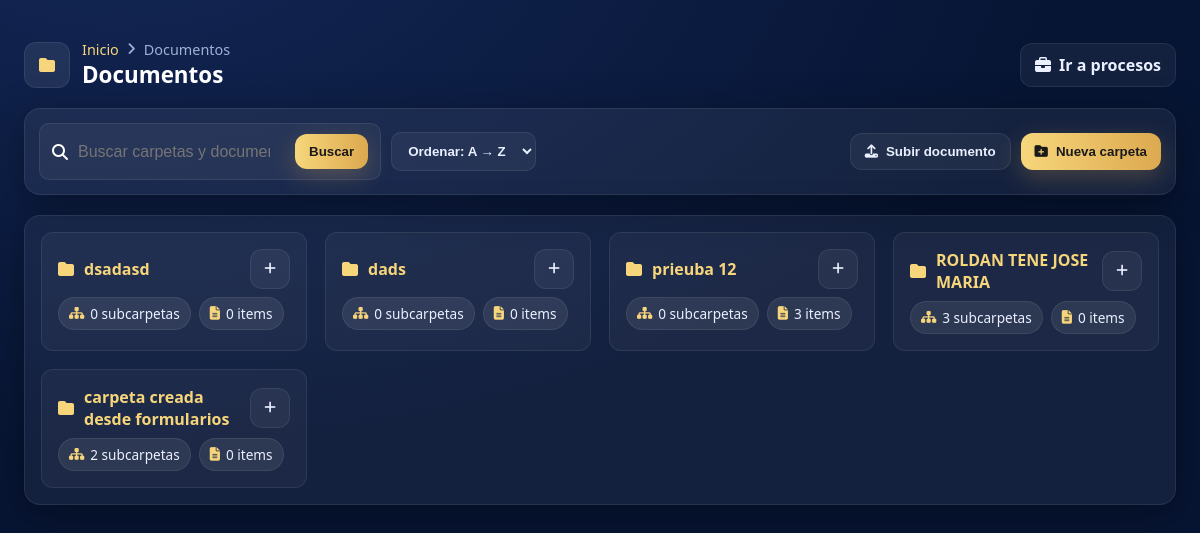
Page /procesos/documentos/ (signed in) on the committed database.
### procesos/models.py (models this page shows, shortened)
class CarpetaProceso(models.Model):
    nombre = models.CharField(max_length=200)
    padre = models.ForeignKey(
        "self",
        null=True,
        blank=True,
        related_name="hijas",
        on_delete=models.CASCADE,
    )
    orden = models.PositiveIntegerField(default=1)
    es_documento = models.BooleanField(default=False)
    class Meta:
        ordering = ["orden", "nombre"]

### procesos/views.py (the view)
# urls.py: path("documentos/", views.DocumentosListView.as_view(), name="documentos_lista"),
class DocumentosListView(LoginRequiredMixin, ListView):
    model = CarpetaProceso
    template_name = "procesos/listado_documentos.html"
    context_object_name = "raiz"
    def get_queryset(self):
        return (
            CarpetaProceso.objects
            .filter(padre__isnull=True, es_documento=True)
            .exclude(nombre__iexact="Documentos")      # <-- oculta el contenedor si existe
            .annotate(cant_subs=Count("hijas", distinct=True),
                      cant_procesos=Count("procesos", distinct=True))
            .order_by("orden", "nombre")
        )
    def get_context_data(self, **kwargs):
        ctx = super().get_context_data(**kwargs)
        ctx["modo"] = "documentos"
        return ctx

### templates/procesos/listado_documentos.html (shortened to what this page needs)
{% extends "base.html" %}
{% block content %}
<link rel="stylesheet" href="https://cdnjs.cloudflare.com/ajax/libs/font-awesome/6.5.1/css/all.min.css"/>
<div class="wrap">
  <div class="hdr">
    <div class="titlebox">
      <div class="title-ico"><i class="fa fa-folder"></i></div>
      <div>
        <div class="crumbs">
          <a href="{% url 'dashboard' %}">Inicio</a> <i class="fa fa-angle-right"></i> <span>Documentos</span>
        </div>
        <h2 class="title">Documentos</h2>
      </div>
    </div>
    <a class="btn" href="{% url 'procesos:lista' %}"><i class="fa fa-briefcase"></i> Ir a procesos</a>
  </div>
  <div class="toolbar">
      <div style="display:flex;gap:10px;align-items:center;flex-wrap:wrap;">
        <form class="search" action="{% url 'procesos:documentos_buscar' %}" method="get"
              onsubmit="return !!this.q.value.trim();">
          <i class="fa fa-search"></i>
          <input
            type="search"
            name="q"
            placeholder="Buscar carpetas y documentos…"
            oninput="filterCards(this.value)"
            aria-label="Buscar carpetas y documentos"
            required
          >
          <button class="btn primary" type="submit">Buscar</button>
        </form>
        <select class="select" id="orderSelect" onchange="orderCards(this.value)">
          <option value="az">Ordenar: A → Z</option>
        </select>
      </div>
      <div style="display:flex; gap:10px; flex-wrap:wrap;">
        <button id="btnSubirDoc" class="btn"><i class="fa fa-upload"></i> Subir documento</button>
        <button id="btnNuevaRaiz" class="btn primary"><i class="fa fa-folder-plus"></i> Nueva carpeta</button>
      </div>
</div>
  <div class="card">
    {% if raiz %}
      <div id="folderGrid" class="grid">
        {% for c in raiz %}
          <div class="folder" data-name="{{ c.nombre|lower }}">
            <div class="f-head">
              <a class="f-name" href="{% url 'procesos:carpeta_detalle' c.id %}">
                <i class="fa fa-folder"></i> {{ c.nombre }}
              </a>
              <button class="btn icon" data-action="sub" data-id="{{ c.id }}" title="Crear subcarpeta">
                <i class="fa fa-plus"></i>
              </button>
            </div>
            <div class="badges">
              <span class="badge"><i class="fa fa-sitemap"></i> {{ c.cant_subs }} subcarpeta{{ c.cant_subs|pluralize }}</span>
              <span class="badge"><i class="fa fa-file-lines"></i> {{ c.documentos.count }} item{{ c.documentos.count|pluralize }}</span>
            </div>
          </div>
        {% endfor %}
      </div>
    {% else %}
      <div class="empty">
        <i class="fa fa-folder-open"></i>
        <p>No hay carpetas documentales. Crea la primera.</p>
      </div>
    {% endif %}
  </div>
</div>
{% endblock %}

### templates/base.html (style rules this page uses)
:root { --navy:#0A1A2F; --navy-2:#0f223b; --gold:#D4AF37; --gold-2:#f1c66d; --text:#0A1A2F; --muted:#637082; --card:#ffffff; --radius:16px; --shadow:0 8px 22px rgba(0,0,0,.18); --shadow-soft:0 6px 16px rgba(0,0,0,.12); }
html,body { height:100%; }
body { margin:0; font-family: "Segoe UI", Roboto, system-ui, -apple-system, Arial, sans-serif; color:var(--text); background: var(--navy); }
.card { background:var(--card); border-radius:var(--radius); box-shadow:var(--shadow-soft); padding:20px; }
h1,h2,h3 { margin:0 0 .4rem 0; }
.btn { display:inline-block; text-decoration:none; text-align:center; cursor:pointer; border:0; border-radius:12px; padding:12px 16px; font-weight:700; }
.grid { display:grid; gap:14px; }

### templates/procesos/listado_documentos.html (style rules this page uses)
:root { --navy-900:#071534; --navy-800:#0B1E44; --navy-700:#112759; --ink:#EAF0FF; --muted:#9FB0D6; --gold-1:#F7D67B; --gold-2:#DCA94F; --gold-3:#B17B2E; --border:rgba(255,255,255,.08); --shadow:0 10px 40px rgba(0,0,0,.35); --rad:16px; }
body { background: radial-gradient(1600px 900px at 10% -10%, #132654 0%, var(--navy-900) 60%); color:var(--ink); }
.wrap { max-width:1180px; margin:40px auto; padding:0 24px; }
.hdr { display:flex; align-items:center; justify-content:space-between; gap:14px; margin-bottom:18px; }
.titlebox { display:flex; align-items:center; gap:12px; }
.title-ico { width:44px; height:44px; border-radius:12px; display:grid; place-items:center; background:rgba(255,255,255,.08); color:var(--gold-1); border:1px solid var(--border); }
.crumbs { color:var(--muted); font-size:.9rem; display:flex; gap:8px; align-items:center; }
.crumbs a { color:var(--gold-1); text-decoration:none; }
.title { margin:0; font-size:1.4rem; font-weight:800; color:#fff; }
.btn { display:inline-flex; align-items:center; gap:8px; border-radius:12px; padding:10px 14px; cursor:pointer; text-decoration:none; font-weight:800; border:1px solid var(--border); background:rgba(255,255,255,.05); color:var(--ink); transition:all .15s ease; }
.btn.primary { border:0; background:linear-gradient(90deg,var(--gold-1),var(--gold-2)); color:#1a1a1a; box-shadow:0 8px 24px rgba(220,169,79,.25); }
.btn.icon { width:40px; height:40px; justify-content:center; }
.toolbar { background:rgba(255,255,255,.06); border:1px solid var(--border); border-radius:var(--rad); box-shadow:var(--shadow); padding:14px; display:flex; flex-wrap:wrap; align-items:center; justify-content:space-between; margin-bottom:20px; }
.search { display:flex; align-items:center; gap:8px; background:rgba(255,255,255,.05); border:1.5px solid var(--border); border-radius:10px; padding:10px 12px; min-width:280px; color:#fff; }
.search input { border:0; outline:none; width:100%; background:transparent; color:var(--ink); font-size:1rem; }
.select { background:rgba(255,255,255,.05); color:var(--ink); border:1.5px solid var(--border); border-radius:10px; padding:10px 12px; font-weight:600; }
.card { background:rgba(255,255,255,.05); border:1px solid var(--border); border-radius:var(--rad); padding:16px; box-shadow:var(--shadow); }
.grid { display:grid; gap:18px; grid-template-columns:repeat(auto-fit,minmax(260px,1fr)); }
.folder { background:rgba(255,255,255,.04); border:1px solid var(--border); border-radius:12px; padding:16px; transition:all .2s ease; }
.f-head { display:flex; align-items:center; justify-content:space-between; }
.f-name { display:flex; align-items:center; gap:10px; color:var(--gold-1); font-weight:800; text-decoration:none; }
.badges { margin-top:8px; display:flex; gap:8px; flex-wrap:wrap; }
.badge { display:inline-flex; align-items:center; gap:6px; background:rgba(255,255,255,.08); border:1px solid var(--border); border-radius:999px; padding:6px 10px; color:var(--ink); font-size:.85rem; }
.badge i { color:var(--gold-1); }

### rows in the picture
CarpetaProceso: nombre "dsadasd", cant_subs "0", documentos.count "0"
CarpetaProceso: nombre "dads", cant_subs "0", documentos.count "0"
CarpetaProceso: nombre "prieuba 12", cant_subs "0", documentos.count "3"
CarpetaProceso: nombre "ROLDAN TENE JOSE MARIA", cant_subs "3", documentos.count "0"
CarpetaProceso: nombre "carpeta creada desde formularios", cant_subs "2", documentos.count "0"
